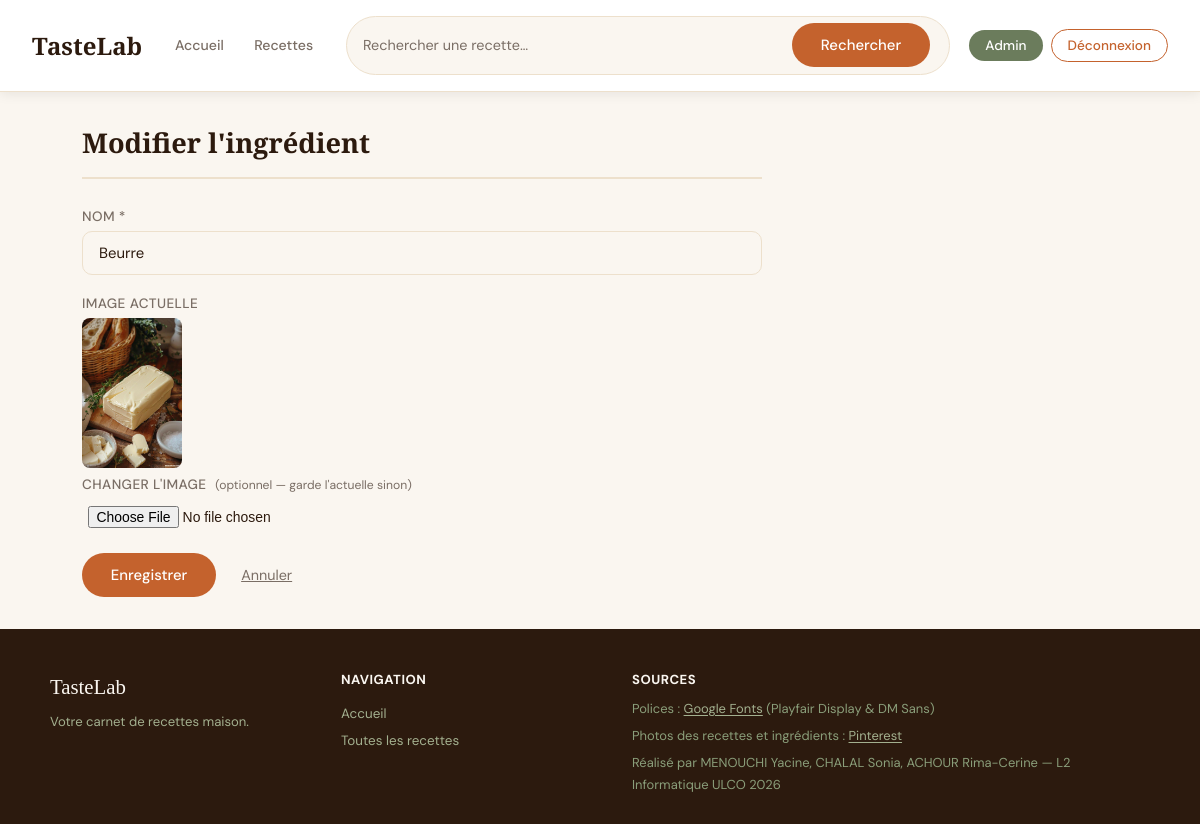
Page /admin/modifier_ingredient.php?id=3 (signed in) on the committed database.
### tables this page shows
CREATE TABLE `ingredients` (
  `id` int(10) UNSIGNED NOT NULL,
  `nom` varchar(100) NOT NULL,
  `image` varchar(255) NOT NULL DEFAULT 'default_ingredient.jpg'
);

### admin/modifier_ingredient.php (the view, shortened to what this page needs)
<?php
$pdo           = getPDO();
$id = $_GET['id'];
$sql = "SELECT * FROM ingredients WHERE id=?";
$st  = $pdo->prepare($sql);
$st->execute([$id]);
$ingredient = $st->fetch(PDO::FETCH_OBJ);
?>
<?php require("../includes/header.php"); ?>
<section class="admin-form">
    <h1>Modifier l'ingrédient</h1>
    <form action="modifier_ingredient.php?id=<?= $id ?>" method="POST"
          enctype="multipart/form-data" id="form-modifier-ingredient">
        <div class="form-group">
            <label for="nom_ingredient">Nom *</label>
            <input type="text" name="nom_ingredient" id="nom_ingredient"
                value="<?= isset($_POST['nom_ingredient']) ? htmlspecialchars($_POST['nom_ingredient']) : htmlspecialchars($ingredient->nom) ?>">
        </div>
        <div class="form-group">
            <label>Image actuelle</label>
            <img src="../uploads/ingredients/<?= htmlspecialchars($ingredient->image) ?>"
                 style="max-width:100px; border-radius:8px; margin-bottom:0.5rem; display:block;">
            <label for="image_ingredient">Changer l'image
                <span class="label-hint">(optionnel — garde l'actuelle sinon)</span>
            </label>
            <input type="file" name="image_ingredient" id="image_ingredient" accept="image/*">
        </div>
        <button type="submit">Enregistrer</button>
        <a href="gerer_ingredients.php" style="color:var(--gris); font-size:0.9rem;
           text-decoration:underline; margin-left:0.5rem;">Annuler</a>
    </form>
</section>
<?php require("../includes/footer.php"); ?>

### assets/css/style.css (style rules this page uses)
:root { --creme: #FAF6F0; --brun: #2C1A0E; --terre: #C4622D; --beige: #EDE0CC; --sauge: #6B7C5C; --gris: #7A6E65; --blanc: #FFFFFF; --radius: 10px; --shadow: 0 2px 12px rgba(0,0,0,0.08); }
* { box-sizing: border-box; margin: 0; padding: 0; }
body { font-family: 'DM Sans', sans-serif; background: var(--creme); color: var(--brun); min-height: 100vh; display: flex; flex-direction: column; }
a { color: inherit; text-decoration: none; }
img { max-width: 100%; display: block; }
.form-group { margin-bottom: 1.2rem; }
.form-group label { display: block; font-size: 0.85rem; font-weight: 500; color: var(--gris); margin-bottom: 0.4rem; text-transform: uppercase; letter-spacing: 0.4px; }
.form-group input[type="text"], .form-group input[type="password"], .form-group textarea, .form-group select { width: 100%; padding: 0.7rem 1rem; border: 1.5px solid var(--beige); border-radius: var(--radius); background: var(--creme); font-family: 'DM Sans', sans-serif; font-size: 0.93rem; color: var(--brun); outline: none; }
.form-group input[type="file"] { font-size: 0.87rem; padding: 0.4rem; }
.label-hint { font-size: 0.76rem; color: var(--gris); font-weight: 400; text-transform: none; letter-spacing: 0; margin-left: 0.3rem; }
button[type="submit"] { background: var(--terre); color: var(--blanc); border: none; padding: 0.75rem 1.8rem; border-radius: 50px; font-family: 'DM Sans', sans-serif; font-size: 0.93rem; font-weight: 500; cursor: pointer; margin-right: 0.8rem; }
.admin-form { max-width: 680px; }
.admin-form h1 { font-family: 'Playfair Display', serif; font-size: 1.7rem; margin-bottom: 1.8rem; padding-bottom: 1rem; border-bottom: 2px solid var(--beige); }

### rows in the picture
ingredients: nom_ingredient "Beurre", image (picture)
